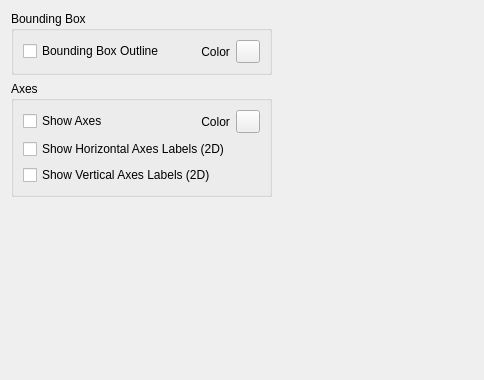
     <widget class="QWidget" name="tab">
      <attribute name="title">
       <string>Axes'n'Decor</string>
      </attribute>
      <layout class="QGridLayout" name="gridLayout_2">
       <item row="0" column="0">
        <layout class="QVBoxLayout" name="verticalLayout_24">
         <item>
          <widget class="QGroupBox" name="groupBox_10">
           <property name="title">
            <string>Bounding Box</string>
           </property>
           <layout class="QVBoxLayout" name="verticalLayout">
            <item>
             <layout class="QHBoxLayout" name="horizontalLayout_29">
              <item>
               <widget class="QCheckBox" name="boundingBoxCheckBox">
                <property name="text">
                 <string>Bounding Box Outline</string>
                </property>
               </widget>
              </item>
              <item>
               <spacer name="horizontalSpacer_19">
                <property name="orientation">
                 <enum>Qt::Horizontal</enum>
                </property>
                <property name="sizeHint" stdset="0">
                 <size>
                  <width>18</width>
                  <height>20</height>
                 </size>
                </property>
               </spacer>
              </item>
              <item>
               <widget class="QLabel" name="label_12">
                <property name="text">
                 <string>    Color</string>
                </property>
               </widget>
              </item>
              <item>
               <widget class="QToolButton" name="boundingBoxColorButton">
                <property name="enabled">
                 <bool>true</bool>
                </property>
                <property name="text">
                 <string/>
                </property>
               </widget>
              </item>
             </layout>
            </item>
           </layout>
          </widget>
         </item>
         <item>
          <widget class="QGroupBox" name="groupBox_15">
           <property name="title">
            <string>Axes</string>
           </property>
           <layout class="QVBoxLayout" name="verticalLayout_23">
            <item>
             <layout class="QHBoxLayout" name="horizontalLayout_30">
              <item>
               <widget class="QCheckBox" name="showAxesCB">
                <property name="text">
                 <string>Show Axes</string>
                </property>
               </widget>
              </item>
              <item>
               <spacer name="horizontalSpacer_20">
                <property name="orientation">
                 <enum>Qt::Horizontal</enum>
                </property>
                <property name="sizeHint" stdset="0">
                 <size>
                  <width>40</width>
                  <height>20</height>
                 </size>
                </property>
               </spacer>
              </item>
              <item>
               <widget class="QLabel" name="label_21">
                <property name="text">
                 <string>    Color</string>
                </property>
               </widget>
              </item>
              <item>
               <widget class="QToolButton" name="axesColorButton">
                <property name="enabled">
                 <bool>true</bool>
                </property>
                <property name="text">
                 <string/>
                </property>
               </widget>
              </item>
             </layout>
            </item>
            <item>
             <widget class="QCheckBox" name="showHorizontalAxesLabelsCB">
              <property name="text">
               <string>Show Horizontal Axes Labels (2D)</string>
              </property>
             </widget>
            </item>
            <item>
             <widget class="QCheckBox" name="showVerticalAxesLabelsCB">
              <property name="text">
               <string>Show Vertical Axes Labels (2D)</string>
              </property>
             </widget>
            </item>
           </layout>
          </widget>
         </item>
        </layout>
       </item>
       <item row="0" column="1">
        <spacer name="horizontalSpacer_18">
         <property name="orientation">
          <enum>Qt::Horizontal</enum>
         </property>
         <property name="sizeHint" stdset="0">
          <size>
           <width>201</width>
           <height>20</height>
          </size>
         </property>
        </spacer>
       </item>
       <item row="1" column="0">
        <spacer name="verticalSpacer_2">
         <property name="orientation">
          <enum>Qt::Vertical</enum>
         </property>
         <property name="sizeHint" stdset="0">
          <size>
           <width>20</width>
           <height>172</height>
          </size>
         </property>
        </spacer>
       </item>
      </layout>
     </widget>
